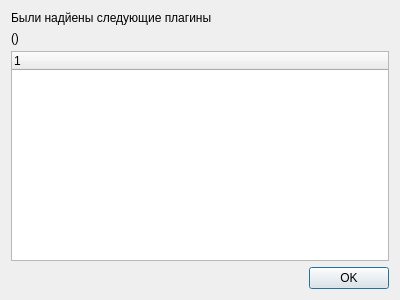
<?xml version="1.0" encoding="UTF-8"?>
<ui version="4.0">
 <class>PluginDialog</class>
 <widget class="QDialog" name="PluginDialog">
  <property name="geometry">
   <rect>
    <x>0</x>
    <y>0</y>
    <width>400</width>
    <height>300</height>
   </rect>
  </property>
  <property name="windowTitle">
   <string>Информация о плагинах</string>
  </property>
  <layout class="QVBoxLayout" name="verticalLayout">
   <item>
    <widget class="QLabel" name="label">
     <property name="text">
      <string>Были надйены следующие плагины</string>
     </property>
    </widget>
   </item>
   <item>
    <widget class="QLabel" name="mLabelPath">
     <property name="text">
      <string>()</string>
     </property>
    </widget>
   </item>
   <item>
    <widget class="QTreeWidget" name="mPluginsTreeWidget">
     <column>
      <property name="text">
       <string notr="true">1</string>
      </property>
     </column>
    </widget>
   </item>
   <item>
    <widget class="QDialogButtonBox" name="mButtonBox">
     <property name="standardButtons">
      <set>QDialogButtonBox::Ok</set>
     </property>
    </widget>
   </item>
  </layout>
 </widget>
 <resources/>
 <connections/>
</ui>
